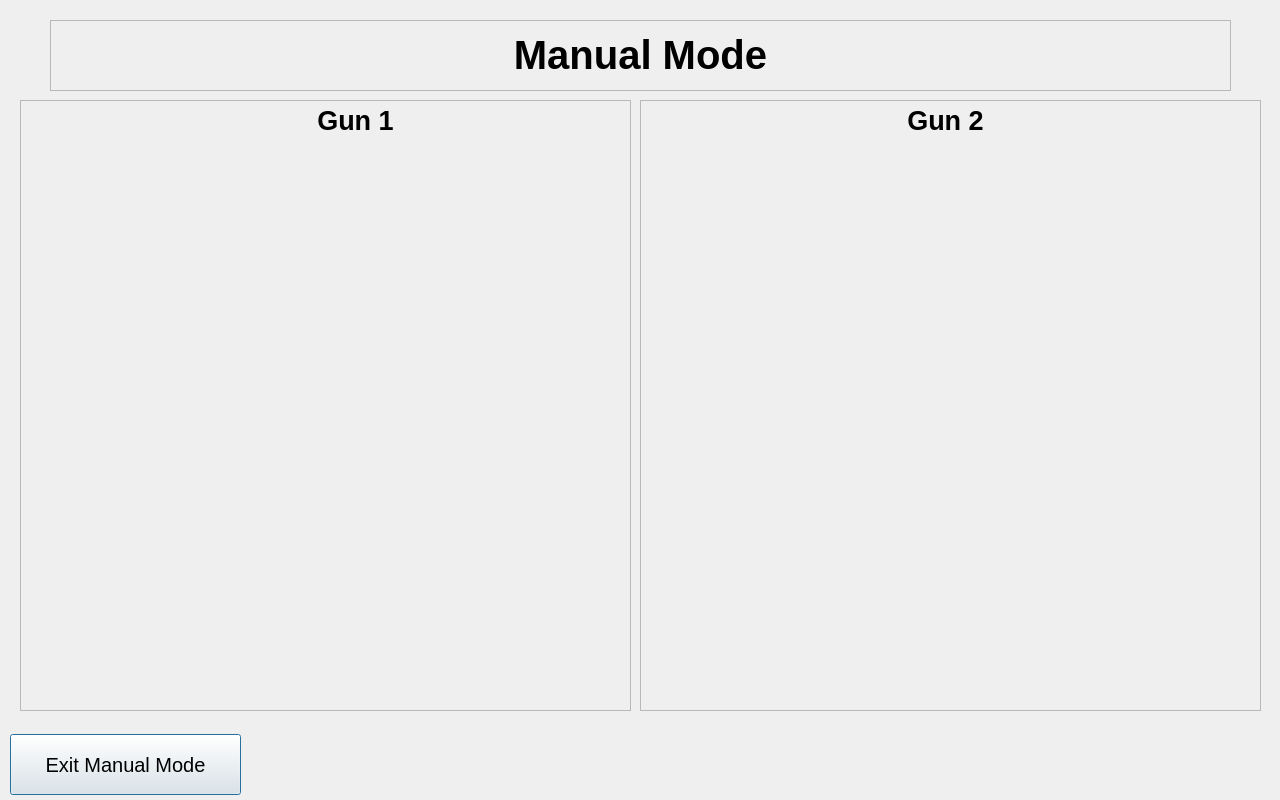
<?xml version="1.0" encoding="UTF-8"?>
<ui version="4.0">
 <class>manual_op</class>
 <widget class="QDialog" name="manual_op">
  <property name="geometry">
   <rect>
    <x>0</x>
    <y>0</y>
    <width>1280</width>
    <height>800</height>
   </rect>
  </property>
  <property name="windowTitle">
   <string>Dialog</string>
  </property>
  <widget class="QPushButton" name="pushButton">
   <property name="geometry">
    <rect>
     <x>10</x>
     <y>734</y>
     <width>231</width>
     <height>61</height>
    </rect>
   </property>
   <property name="font">
    <font>
     <pointsize>15</pointsize>
    </font>
   </property>
   <property name="text">
    <string>Exit Manual Mode</string>
   </property>
  </widget>
  <widget class="QFrame" name="frame">
   <property name="geometry">
    <rect>
     <x>50</x>
     <y>20</y>
     <width>1181</width>
     <height>71</height>
    </rect>
   </property>
   <property name="frameShape">
    <enum>QFrame::StyledPanel</enum>
   </property>
   <property name="frameShadow">
    <enum>QFrame::Raised</enum>
   </property>
   <widget class="QLabel" name="label">
    <property name="geometry">
     <rect>
      <x>10</x>
      <y>9</y>
      <width>1161</width>
      <height>51</height>
     </rect>
    </property>
    <property name="font">
     <font>
      <pointsize>30</pointsize>
      <bold>true</bold>
     </font>
    </property>
    <property name="text">
     <string>Manual Mode</string>
    </property>
    <property name="alignment">
     <set>Qt::AlignCenter</set>
    </property>
   </widget>
  </widget>
  <widget class="QLabel" name="label_2">
   <property name="geometry">
    <rect>
     <x>240</x>
     <y>100</y>
     <width>231</width>
     <height>41</height>
    </rect>
   </property>
   <property name="font">
    <font>
     <pointsize>20</pointsize>
     <bold>true</bold>
    </font>
   </property>
   <property name="text">
    <string>Gun 1</string>
   </property>
   <property name="alignment">
    <set>Qt::AlignCenter</set>
   </property>
  </widget>
  <widget class="QFrame" name="frame_2">
   <property name="geometry">
    <rect>
     <x>20</x>
     <y>100</y>
     <width>611</width>
     <height>611</height>
    </rect>
   </property>
   <property name="frameShape">
    <enum>QFrame::StyledPanel</enum>
   </property>
   <property name="frameShadow">
    <enum>QFrame::Raised</enum>
   </property>
   <widget class="QStackedWidget" name="stackedWidget">
    <property name="geometry">
     <rect>
      <x>10</x>
      <y>50</y>
      <width>591</width>
      <height>511</height>
     </rect>
    </property>
    <property name="currentIndex">
     <number>1</number>
    </property>
    <widget class="QWidget" name="page">
     <widget class="QWidget" name="formLayoutWidget">
      <property name="geometry">
       <rect>
        <x>40</x>
        <y>40</y>
        <width>511</width>
        <height>201</height>
       </rect>
      </property>
      <layout class="QFormLayout" name="formLayout">
       <item row="0" column="0">
        <widget class="QLabel" name="label_4">
         <property name="font">
          <font>
           <pointsize>20</pointsize>
          </font>
         </property>
         <property name="text">
          <string>Current (A)</string>
         </property>
        </widget>
       </item>
       <item row="0" column="1">
        <widget class="QLineEdit" name="lineEdit">
         <property name="font">
          <font>
           <pointsize>20</pointsize>
          </font>
         </property>
         <property name="placeholderText">
          <string>Enter Current</string>
         </property>
        </widget>
       </item>
       <item row="1" column="0">
        <widget class="QLabel" name="label_5">
         <property name="font">
          <font>
           <pointsize>20</pointsize>
          </font>
         </property>
         <property name="text">
          <string>Voltage (V)</string>
         </property>
        </widget>
       </item>
       <item row="1" column="1">
        <widget class="QLineEdit" name="lineEdit_2">
         <property name="font">
          <font>
           <pointsize>20</pointsize>
          </font>
         </property>
         <property name="placeholderText">
          <string>Enter Voltage</string>
         </property>
        </widget>
       </item>
       <item row="3" column="0">
        <widget class="QLabel" name="label_6">
         <property name="font">
          <font>
           <pointsize>20</pointsize>
          </font>
         </property>
         <property name="text">
          <string>Current Reading  (A)    :</string>
         </property>
        </widget>
       </item>
       <item row="3" column="1">
        <widget class="QLabel" name="label_12">
         <property name="font">
          <font>
           <pointsize>20</pointsize>
          </font>
         </property>
         <property name="text">
          <string>    0</string>
         </property>
        </widget>
       </item>
       <item row="4" column="0">
        <widget class="QLabel" name="label_7">
         <property name="font">
          <font>
           <pointsize>20</pointsize>
          </font>
         </property>
         <property name="text">
          <string>Voltage Reading   (V)   :</string>
         </property>
        </widget>
       </item>
       <item row="4" column="1">
        <widget class="QLabel" name="label_13">
         <property name="font">
          <font>
           <pointsize>20</pointsize>
          </font>
         </property>
         <property name="text">
          <string>    0</string>
         </property>
        </widget>
       </item>
       <item row="2" column="0">
        <widget class="QLabel" name="label_8">
         <property name="text">
          <string>=================================</string>
         </property>
        </widget>
       </item>
       <item row="2" column="1">
        <widget class="QLabel" name="label_9">
         <property name="text">
          <string>=========================</string>
         </property>
        </widget>
       </item>
      </layout>
     </widget>
     <widget class="QWidget" name="horizontalLayoutWidget">
      <property name="geometry">
       <rect>
        <x>260</x>
        <y>330</y>
        <width>291</width>
        <height>51</height>
       </rect>
      </property>
      <layout class="QHBoxLayout" name="horizontalLayout">
       <item>
        <widget class="QPushButton" name="pushButton_4">
         <property name="sizePolicy">
          <sizepolicy hsizetype="Minimum" vsizetype="MinimumExpanding">
           <horstretch>0</horstretch>
           <verstretch>0</verstretch>
          </sizepolicy>
         </property>
         <property name="text">
          <string>Start</string>
         </property>
        </widget>
       </item>
       <item>
        <widget class="QPushButton" name="pushButton_5">
         <property name="sizePolicy">
          <sizepolicy hsizetype="Minimum" vsizetype="Expanding">
           <horstretch>0</horstretch>
           <verstretch>0</verstretch>
          </sizepolicy>
         </property>
         <property name="text">
          <string>Stop</string>
         </property>
        </widget>
       </item>
      </layout>
     </widget>
    </widget>
    <widget class="QWidget" name="page_2"/>
   </widget>
  </widget>
  <widget class="QFrame" name="frame_3">
   <property name="geometry">
    <rect>
     <x>640</x>
     <y>100</y>
     <width>621</width>
     <height>611</height>
    </rect>
   </property>
   <property name="frameShape">
    <enum>QFrame::StyledPanel</enum>
   </property>
   <property name="frameShadow">
    <enum>QFrame::Raised</enum>
   </property>
   <widget class="QStackedWidget" name="stackedWidget_2">
    <property name="geometry">
     <rect>
      <x>10</x>
      <y>50</y>
      <width>591</width>
      <height>511</height>
     </rect>
    </property>
    <property name="currentIndex">
     <number>1</number>
    </property>
    <widget class="QWidget" name="page_3">
     <widget class="QWidget" name="formLayoutWidget_2">
      <property name="geometry">
       <rect>
        <x>40</x>
        <y>40</y>
        <width>511</width>
        <height>201</height>
       </rect>
      </property>
      <layout class="QFormLayout" name="formLayout_2">
       <item row="0" column="0">
        <widget class="QLabel" name="label_10">
         <property name="font">
          <font>
           <pointsize>20</pointsize>
          </font>
         </property>
         <property name="text">
          <string>Current (A)</string>
         </property>
        </widget>
       </item>
       <item row="0" column="1">
        <widget class="QLineEdit" name="lineEdit_3">
         <property name="font">
          <font>
           <pointsize>20</pointsize>
          </font>
         </property>
         <property name="placeholderText">
          <string>Enter Current</string>
         </property>
        </widget>
       </item>
       <item row="1" column="0">
        <widget class="QLabel" name="label_11">
         <property name="font">
          <font>
           <pointsize>20</pointsize>
          </font>
         </property>
         <property name="text">
          <string>Voltage (V)</string>
         </property>
        </widget>
       </item>
       <item row="1" column="1">
        <widget class="QLineEdit" name="lineEdit_4">
         <property name="font">
          <font>
           <pointsize>20</pointsize>
          </font>
         </property>
         <property name="placeholderText">
          <string>Enter Voltage</string>
         </property>
        </widget>
       </item>
       <item row="3" column="0">
        <widget class="QLabel" name="label_14">
         <property name="font">
          <font>
           <pointsize>20</pointsize>
          </font>
         </property>
         <property name="text">
          <string>Current Reading  (A)    :</string>
         </property>
        </widget>
       </item>
       <item row="3" column="1">
        <widget class="QLabel" name="label_15">
         <property name="font">
          <font>
           <pointsize>20</pointsize>
          </font>
         </property>
         <property name="text">
          <string>    0</string>
         </property>
        </widget>
       </item>
       <item row="4" column="0">
        <widget class="QLabel" name="label_16">
         <property name="font">
          <font>
           <pointsize>20</pointsize>
          </font>
         </property>
         <property name="text">
          <string>Voltage Reading   (V)   :</string>
         </property>
        </widget>
       </item>
       <item row="4" column="1">
        <widget class="QLabel" name="label_17">
         <property name="font">
          <font>
           <pointsize>20</pointsize>
          </font>
         </property>
         <property name="text">
          <string>    0</string>
         </property>
        </widget>
       </item>
       <item row="2" column="0">
        <widget class="QLabel" name="label_18">
         <property name="text">
          <string>=================================</string>
         </property>
        </widget>
       </item>
       <item row="2" column="1">
        <widget class="QLabel" name="label_19">
         <property name="text">
          <string>=========================</string>
         </property>
        </widget>
       </item>
      </layout>
     </widget>
     <widget class="QWidget" name="horizontalLayoutWidget_2">
      <property name="geometry">
       <rect>
        <x>260</x>
        <y>330</y>
        <width>291</width>
        <height>51</height>
       </rect>
      </property>
      <layout class="QHBoxLayout" name="horizontalLayout_2">
       <item>
        <widget class="QPushButton" name="pushButton_6">
         <property name="sizePolicy">
          <sizepolicy hsizetype="Minimum" vsizetype="MinimumExpanding">
           <horstretch>0</horstretch>
           <verstretch>0</verstretch>
          </sizepolicy>
         </property>
         <property name="text">
          <string>Start</string>
         </property>
        </widget>
       </item>
       <item>
        <widget class="QPushButton" name="pushButton_7">
         <property name="sizePolicy">
          <sizepolicy hsizetype="Minimum" vsizetype="Expanding">
           <horstretch>0</horstretch>
           <verstretch>0</verstretch>
          </sizepolicy>
         </property>
         <property name="text">
          <string>Stop</string>
         </property>
        </widget>
       </item>
      </layout>
     </widget>
    </widget>
    <widget class="QWidget" name="page_4"/>
   </widget>
   <widget class="QLabel" name="label_3">
    <property name="geometry">
     <rect>
      <x>190</x>
      <y>0</y>
      <width>231</width>
      <height>41</height>
     </rect>
    </property>
    <property name="font">
     <font>
      <pointsize>20</pointsize>
      <bold>true</bold>
     </font>
    </property>
    <property name="text">
     <string>Gun 2</string>
    </property>
    <property name="alignment">
     <set>Qt::AlignCenter</set>
    </property>
   </widget>
  </widget>
  <zorder>frame_3</zorder>
  <zorder>frame_2</zorder>
  <zorder>pushButton</zorder>
  <zorder>frame</zorder>
  <zorder>label_2</zorder>
 </widget>
 <resources/>
 <connections/>
</ui>
